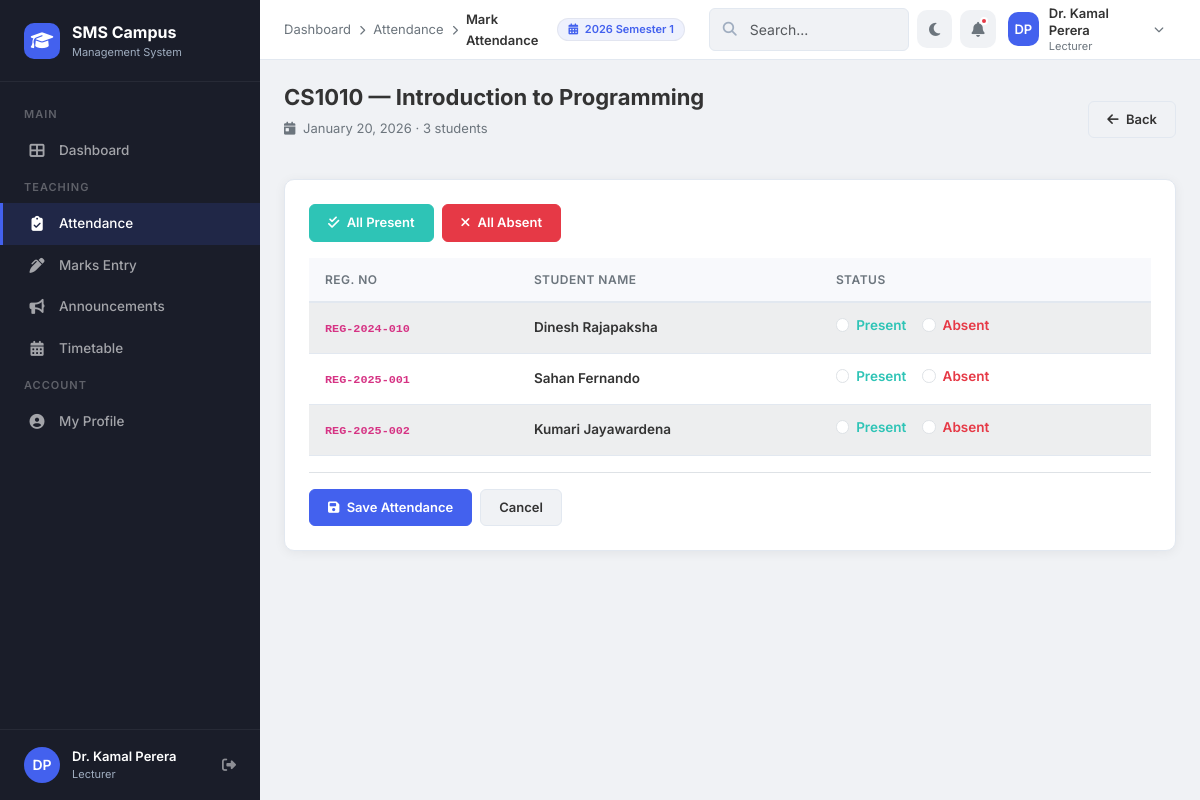
Page /modules/attendance/mark.php?session_id=2 (signed in) on the committed database.
### tables this page shows
CREATE TABLE IF NOT EXISTS `academic_periods` (
    `period_id`  INT(11)      NOT NULL AUTO_INCREMENT,
    `name`       VARCHAR(100) NOT NULL,
    `start_date` DATE         NOT NULL,
    `end_date`   DATE         NOT NULL,
    `is_current` TINYINT(1)   NOT NULL DEFAULT 0,
    PRIMARY KEY (`period_id`)
);

CREATE TABLE IF NOT EXISTS `attendance_sessions` (
    `session_id`   INT(11)  NOT NULL AUTO_INCREMENT,
    `course_id`    INT(11)  NOT NULL,
    `lecturer_id`  INT(11)  NOT NULL,
    `session_date` DATE     NOT NULL,
    `created_at`   TIMESTAMP NOT NULL DEFAULT CURRENT_TIMESTAMP,
    PRIMARY KEY (`session_id`),
    UNIQUE KEY `uk_session` (`course_id`, `lecturer_id`, `session_date`),
    CONSTRAINT `fk_sess_course`   FOREIGN KEY (`course_id`)   REFERENCES `courses`   (`course_id`)   ON DELETE CASCADE,
    CONSTRAINT `fk_sess_lecturer` FOREIGN KEY (`lecturer_id`) REFERENCES `lecturers` (`lecturer_id`) ON DELETE CASCADE
);

CREATE TABLE IF NOT EXISTS `courses` (
    `course_id`   INT(11)      NOT NULL AUTO_INCREMENT,
    `course_code` VARCHAR(20)  NOT NULL,
    `course_name` VARCHAR(150) NOT NULL,
    `credits`     INT(11)      NOT NULL DEFAULT 3,
    `created_at`  TIMESTAMP    NOT NULL DEFAULT CURRENT_TIMESTAMP,
    PRIMARY KEY (`course_id`),
    UNIQUE KEY `uk_courses_code` (`course_code`)
);

CREATE TABLE IF NOT EXISTS `students` (
    `student_id`      INT(11)      NOT NULL AUTO_INCREMENT,
    `user_id`         INT(11)      NOT NULL,
    `registration_no` VARCHAR(50)  NOT NULL,
    `department`      VARCHAR(100) NOT NULL,
    `intake_year`     YEAR(4)      NOT NULL,
    `status`          ENUM('active','suspended','graduated') DEFAULT 'active',
    PRIMARY KEY (`student_id`),
    UNIQUE KEY `uk_students_reg` (`registration_no`),
    KEY `fk_students_user` (`user_id`),
    CONSTRAINT `fk_students_user` FOREIGN KEY (`user_id`) REFERENCES `users` (`id`) ON DELETE CASCADE
);

CREATE TABLE IF NOT EXISTS `users` (
    `id`         INT(11)      NOT NULL AUTO_INCREMENT,
    `full_name`  VARCHAR(100) NOT NULL,
    `email`      VARCHAR(100) NOT NULL,
    `password`   VARCHAR(255) NOT NULL,
    `role`       ENUM('admin','lecturer','student') NOT NULL DEFAULT 'student',
    `created_at` TIMESTAMP    NOT NULL DEFAULT CURRENT_TIMESTAMP,
    PRIMARY KEY (`id`),
    UNIQUE KEY `uk_users_email` (`email`)
);

### includes/helpers.php (called while the page is built, shortened)
<?php
function getEnrolledStudents($pdo, $sessionId) {
    $stmt = $pdo->prepare("
        SELECT DISTINCT
            st.student_id,
            st.registration_no,
            u.full_name
        FROM enrollments e
        INNER JOIN students st ON e.student_id = st.student_id
        INNER JOIN users u ON st.user_id = u.id
        INNER JOIN attendance_sessions sess ON e.course_id = sess.course_id
        WHERE sess.session_id = ?
        ORDER BY st.registration_no ASC
    ");
    $stmt->execute([$sessionId]);
    return $stmt->fetchAll();
}
function e($value) {
    return htmlspecialchars($value ?? '', ENT_QUOTES, 'UTF-8');
}
?>

### modules/attendance/mark.php (the view, shortened to what this page needs)
<?php
require_once '../../includes/helpers.php';
require_once '../../config/db.php';
$sessionId = isset($_GET['session_id']) ? (int)$_GET['session_id'] : 0;
$stmt = $pdo->prepare("SELECT s.session_id, s.session_date, c.course_code, c.course_name FROM attendance_sessions s INNER JOIN courses c ON s.course_id = c.course_id WHERE s.session_id = ?");
$stmt->execute([$sessionId]);
$session = $stmt->fetch();
$students = getEnrolledStudents($pdo, $sessionId);
$stmt = $pdo->prepare("SELECT student_id, status FROM attendance_records WHERE session_id = ?");
$stmt->execute([$sessionId]);
$existingRecords = $stmt->fetchAll(PDO::FETCH_KEY_PAIR);
$breadcrumbs = [
    ['label' => 'Dashboard', 'url' => '../../dashboards/lecturer_dashboard.php'],
    ['label' => 'Attendance', 'url' => 'index.php'],
    ['label' => 'Mark Attendance']
];
require_once '../../includes/header.php';
?>
<div class="page-header">
    <div>
        <h1><?php echo e($session['course_code'] . ' — ' . $session['course_name']); ?></h1>
        <p><i class="fas fa-calendar-day me-1"></i> <?php echo date('F d, Y', strtotime($session['session_date'])); ?> · <?php echo count($students); ?> students</p>
    </div>
    <a href="index.php" class="btn btn-light"><i class="fas fa-arrow-left me-1"></i> Back</a>
</div>
<div class="card">
    <div class="card-body p-4">
        <?php if (count($students) > 0): ?>
            <div class="d-flex gap-2 mb-3">
                <button type="button" class="btn btn-sm btn-success" onclick="markAllPresent()"><i class="fas fa-check-double me-1"></i> All Present</button>
                <button type="button" class="btn btn-sm btn-danger" onclick="markAllAbsent()"><i class="fas fa-times me-1"></i> All Absent</button>
            </div>
            <form method="POST" action="">
                <div class="table-responsive">
                    <table class="table table-striped table-hover mb-0">
                        <thead><tr><th>Reg. No</th><th>Student Name</th><th>Status</th></tr></thead>
                        <tbody>
                            <?php foreach ($students as $student):
                                $sid = $student['student_id'];
                                $currentStatus = $existingRecords[$sid] ?? 'Present';
                            ?>
                            <tr>
                                <td><code class="fw-600"><?php echo e($student['registration_no']); ?></code></td>
                                <td class="fw-600"><?php echo e($student['full_name']); ?></td>
                                <td>
                                    <div class="d-flex gap-3">
                                        <div class="form-check">
                                            <input class="form-check-input" type="radio" id="present_<?php echo $sid; ?>" name="attendance[<?php echo $sid; ?>]" value="Present" <?php echo $currentStatus == 'Present' ? 'checked' : ''; ?>>
                                            <label class="form-check-label text-success fw-600" for="present_<?php echo $sid; ?>">Present</label>
                                        </div>
                                        <div class="form-check">
                                            <input class="form-check-input" type="radio" id="absent_<?php echo $sid; ?>" name="attendance[<?php echo $sid; ?>]" value="Absent" <?php echo $currentStatus == 'Absent' ? 'checked' : ''; ?>>
                                            <label class="form-check-label text-danger fw-600" for="absent_<?php echo $sid; ?>">Absent</label>
                                        </div>
                                    </div>
                                </td>
                            </tr>
                            <?php endforeach; ?>
                        </tbody>
                    </table>
                </div>
                <div class="d-flex gap-2 pt-3 mt-3 border-top">
                    <button type="submit" class="btn btn-primary"><i class="fas fa-save me-1"></i> Save Attendance</button>
                    <a href="index.php" class="btn btn-light">Cancel</a>
                </div>
            </form>
        <?php endif; ?>
    </div>
</div>
<?php require_once '../../includes/footer.php'; ?>

### includes/header.php (shortened to what this page needs)
<?php
if (!isset($hideSearch))   $hideSearch  = false;
if (!isset($isLoginPage)) $isLoginPage = false;
$_scriptPath = $_SERVER['SCRIPT_NAME'];
if (strpos($_scriptPath, '/dashboards/') !== false) {
    $assetBase = '../assets/';
} elseif (strpos($_scriptPath, '/modules/') !== false) {
    $assetBase = '../../assets/';
} else {
    $assetBase = 'assets/';
}
if (strpos($_scriptPath, '/dashboards/') !== false) {
    $includeBase = '../includes/';
} elseif (strpos($_scriptPath, '/modules/') !== false) {
    $includeBase = '../../includes/';
} else {
    $includeBase = 'includes/';
}
$userName   = $_SESSION['full_name'] ?? 'User';
$userRole   = $_SESSION['role'] ?? 'guest';
$nameParts  = explode(' ', $userName);
$_initials  = strtoupper(substr($nameParts[0], 0, 1));
if (count($nameParts) > 1) {
    $_initials .= strtoupper(substr(end($nameParts), 0, 1));
}
?>
<!DOCTYPE html>
<html lang="en">
<head>
    <link href="https://cdn.jsdelivr.net/npm/bootstrap@5.3.3/dist/css/bootstrap.min.css" rel="stylesheet">
    <link href="https://cdnjs.cloudflare.com/ajax/libs/font-awesome/6.5.1/css/all.min.css" rel="stylesheet">
    <link href="<?php echo $assetBase; ?>css/style.css" rel="stylesheet">
</head>
<body class="<?php echo $isLoginPage ? 'login-body' : ''; ?>">
<?php if (!$isLoginPage): ?>
    <?php require_once $includeBase . 'sidebar.php'; ?>
    <header class="topbar">
        <div class="topbar-left">
            <?php if (!empty($breadcrumbs)): ?>
            <div class="breadcrumb-nav">
                <?php foreach ($breadcrumbs as $i => $crumb): ?>
                    <?php if ($i > 0): ?><span class="separator"><i class="fas fa-chevron-right"></i></span><?php endif; ?>
                    <?php if (isset($crumb['url'])): ?>
                        <a href="<?php echo $crumb['url']; ?>"><?php echo htmlspecialchars($crumb['label']); ?></a>
                    <?php else: ?>
                        <span class="current"><?php echo htmlspecialchars($crumb['label']); ?></span>
                    <?php endif; ?>
                <?php endforeach; ?>
            </div>
            <?php endif; ?>
        </div>
        <div class="topbar-right">
            <div class="d-none d-md-flex align-items-center me-3" style="font-size: 13px;">
                <?php
                $currentPeriodName = 'No Active Period';
                if (isset($pdo)) {
                    try {
                        $cpStmt = $pdo->query("SELECT name FROM academic_periods WHERE is_current = 1 LIMIT 1");
                        if ($cp = $cpStmt->fetch()) {
                            $currentPeriodName = $cp['name'];
                        }
                    } catch (PDOException $e) {}
                }
                ?>
                <span class="badge" style="background:var(--primary-light); color:var(--primary); padding: 5px 10px; border: 1px solid rgba(0,0,0,0.05);"><i class="fas fa-calendar-alt me-1"></i> <?php echo htmlspecialchars($currentPeriodName); ?></span>
            </div>
            <?php if (!$hideSearch): ?>
            <div class="search-box d-none d-md-block" style="width:220px;">
                <i class="fas fa-search"></i>
                <input type="text" class="form-control form-control-sm" placeholder="Search...">
            </div>
            <?php endif; ?>
            <button class="topbar-icon-btn" id="darkModeToggle" title="Toggle Dark Mode">
                <i class="fas fa-moon"></i>
            </button>
            <button class="topbar-icon-btn" title="Notifications">
                <i class="fas fa-bell"></i>
                <span class="notification-dot"></span>
            </button>
            <div class="dropdown">
                <div class="user-dropdown" data-bs-toggle="dropdown" aria-expanded="false">
                    <div class="avatar-sm"><?php echo $_initials; ?></div>
                    <div class="user-meta d-none d-sm-block">
                        <div class="name"><?php echo htmlspecialchars($userName); ?></div>
                        <div class="role"><?php echo ucfirst($userRole); ?></div>
                    </div>
                    <i class="fas fa-chevron-down" style="font-size:10px; color:var(--text-muted);"></i>
                </div>
            </div>
        </div>
    </header>
    <main class="main-content">
<?php endif; ?>

### rows in the picture
academic_periods: name "2026 Semester 1"
attendance_sessions: course.course_name "CS1010 — Introduction to Programming", session_date "January 20, 2026"
students: registration_no "REG-2024-010", user.full_name "Dinesh Rajapaksha", student_id "☐ Present", student_id "☐ Absent"
students: registration_no "REG-2025-001", user.full_name "Sahan Fernando", student_id "☐ Present", student_id "☐ Absent"
students: registration_no "REG-2025-002", user.full_name "Kumari Jayawardena", student_id "☐ Present", student_id "☐ Absent"

### other values in the picture
$initials "DP"
$userName "Dr. Kamal Perera"
$role "Lecturer"
$crumb['label'] "Dashboard"
$crumb['label'] "Attendance"
$crumb['label'] "Mark Attendance"
$_initials "DP"
$userRole "Lecturer"
count($students) "3"
